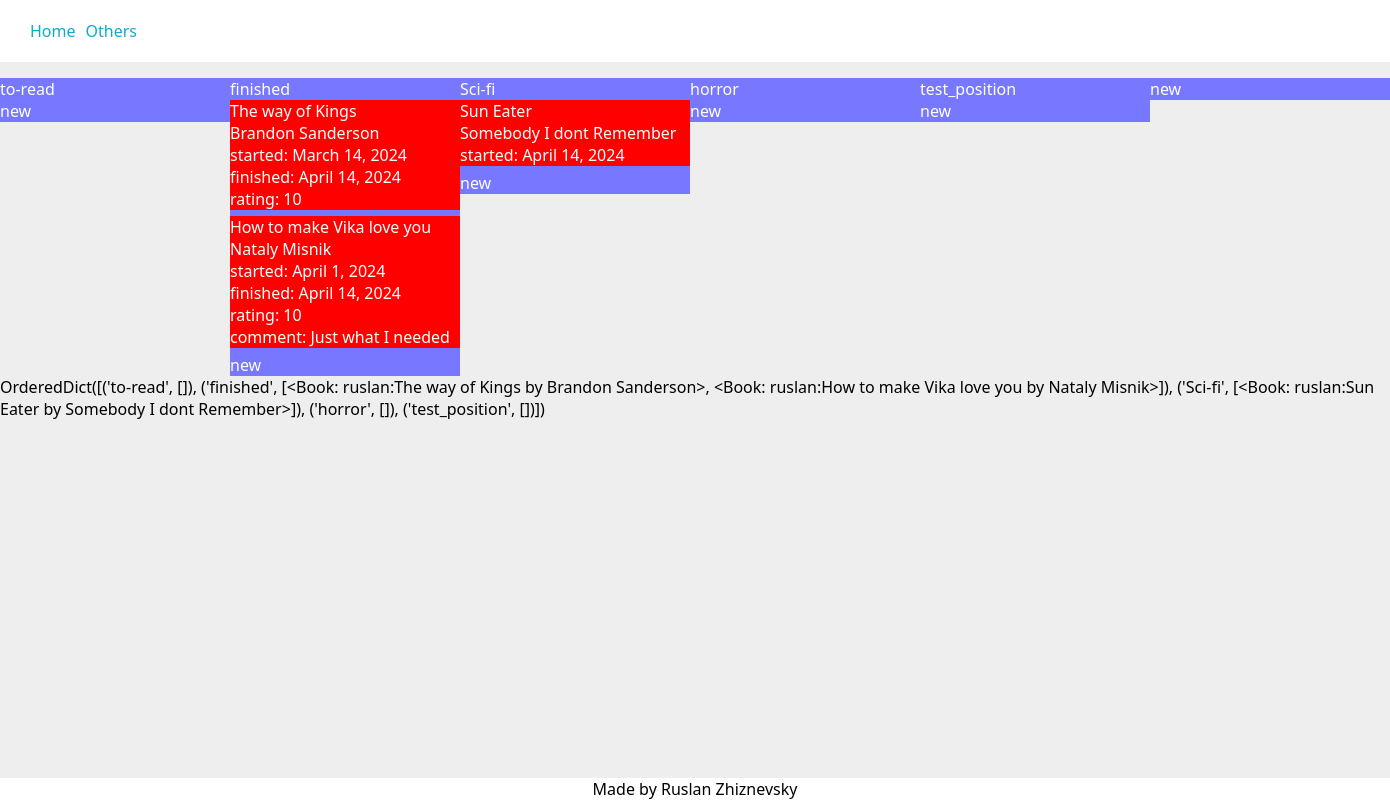
The app's page / (signed in) with its own data.
### library/models.py (models this page shows, shortened)
class BookCategory(models.Model):
    def _last_position():
        field = "position"
        _dict = BookCategory.objects.aggregate(models.Max(field, default=0))
        return _dict[f"{field}__max"] + 1
    user = models.ForeignKey(
        settings.AUTH_USER_MODEL,
        verbose_name="user",
        help_text="user, to whom add category",
        on_delete=models.CASCADE,
        related_name="book_categories",
        related_query_name="book_category",
    )
    category_name = models.CharField(
        verbose_name="category_name",
        help_text="category of the book(fantasy, horror, etc.)",
        max_length=20,
        blank=False,
        null=False,
    )
    position = models.PositiveIntegerField(
        default=_last_position,
        verbose_name="position",
        help_text="position in the list of categories",
        blank=False,
        null=False,
    )
    class Meta:
        constraints = [
            models.UniqueConstraint(
                name="%(app_label)s_%(class)s_user_and_category_unique",
                fields=["user", "category_name"]
            ),
            models.UniqueConstraint(
                fields=["user", "position"],
                name="%(app_label)s_%(class)s_user_and_postion_unique",
            )
        ]

class Book(models.Model):
    user = models.ForeignKey(
        settings.AUTH_USER_MODEL,
        verbose_name="user",
        help_text="user who has this book in their library",
        on_delete=models.CASCADE,
        related_name="books",
        related_query_name="book",
        null=False,
        blank=False,
    )
    title = models.CharField(
        verbose_name="title",
        help_text="title of the book",
        max_length=60,
        blank=True,
        null=False,
        unique=False,
    )
    author = models.CharField(
        verbose_name="author",
        help_text="author of the book",
        max_length=60,
        blank=True,
        null=False,
        unique=False,
    )
    started = models.DateField(
        verbose_name="started",
        help_text="date when started reading",
        default=datetime.date.today,
        editable=True,
        blank=True,
        null=True,
    )
    finished = models.DateField(
        verbose_name="finished",
        help_text="date when finished reading",
        editable=True,
        blank=True,
        null=True,
        default=None,
    )
    rating = models.PositiveIntegerField(
        verbose_name="rating",
        help_text="book rating from 1 to 10",
        blank=True,
        null=True,
        default=None,
        validators=[MaxValueValidator(10), MinValueValidator(1)],
    )
    comment = models.TextField(
        verbose_name="comment",
        help_text="comment on this book. Is it bad? Good?",
        blank=True,
    )
    category = models.ForeignKey(
        "BookCategory",
        on_delete=models.CASCADE,
        verbose_name="category",
    )
    def _get_bookfile_upload_path(instance, filename):
        return f"books/{instance.user}/{instance.author}_{instance.title}/{filename}"
    file = models.FileField(
        verbose_name="book file",
        help_text="book file to upload",
        upload_to=_get_bookfile_upload_path,
        blank=True,
        null=True,
        default=None,
    )
    def _get_coverfile_upload_path(instance, filename):
        return f"books/{instance.user}/{instance.author}_{instance.title}/{filename}"
    cover = models.ImageField(
        verbose_name="cover image",
        help_text="image of the cover of the book",
        upload_to=_get_coverfile_upload_path,
        blank=True,
        null=True,
        default=None,
    )
    def __str__(self):
        return f"{self.user}:{self.title} by {self.author}"
    class Meta:
        constraints = [
            models.CheckConstraint(
                check=~models.Q(started__gt=models.F("finished")),
                name="%(app_label)s_%(class)s_finished_before_started"
            ),
            models.UniqueConstraint(
                fields=["user", "title", "author"],
                name="%(app_label)s_%(class)s_user_title_author_unique",
            )
        ]

### users/models.py (models this page shows)
class User(AbstractBaseUser, PermissionsMixin):
    def get_profile_picture_upload_path(instance, filename):
        return f"profile_pictures/{instance.username}/{filename}"
    username = models.CharField(
        verbose_name="username",
        primary_key=True,
        unique=True,
        blank=False,
        null=False,     # don't set True if blank=True
        max_length=20,
        help_text="unique username",
        validators=[MinLengthValidator(3)],
    )
    email = models.EmailField(
        verbose_name="email",
        help_text="active email for connection with this account",
        max_length=255,
        unique=True,
        blank=False,
        null=False,
    )
    profile_picture = models.ImageField(
        verbose_name="profile picture",
        help_text="profile picture",
        upload_to=get_profile_picture_upload_path,
        max_length=255,
        blank=True,
        null=True,
        default=None,
    )
    to_show = models.BooleanField(
        verbose_name="to show",
        help_text="if this flag is set to False "
                  "user won't be listed in any public listings",
        default=True,
    )
    is_active = models.BooleanField(default=True)
    is_staff = models.BooleanField(default=False)
    USERNAME_FIELD = "username"
    EMAIL_FIELD = "email"
    REQUIRED_FIELDS = ["email"]
    objects = UserManager()
    def __str__(self):
        return self.username

### library/views.py (the view)
# urls.py: path("", views.all_books, name="your_all_books"),
@login_required  # login_url="/login/")
def all_books(request, username=None):
    books_by_categories, viewed_user = _get_books_by_categories_and_viewed_user(request, username)
    context = {
        "user": request.user,
        "viewed_user": viewed_user,
        "books_by_categories": books_by_categories,
    }
    return render(request, "all_books.html", context=context)

### library/views.py (called while the page is built)
def _sort_user_books_by_categories(user):
    books = user.books.all()
    books_by_categories = OrderedDict()
    category_objs = BookCategory.objects.filter(user=user).order_by("position")
    for category in [category_obj.category_name for category_obj in category_objs]:
        books_by_categories[category] = []
    for book in books:
        category_obj = book.category
        books_by_categories[category_obj.category_name] += [book]
    return books_by_categories

def _get_books_by_categories_and_viewed_user(request, username):
    if username is None:
        books_by_categories = _sort_user_books_by_categories(request.user)
        viewed_user = None
    else:
        viewed_user = get_object_or_404(User, username=username)
        books_by_categories = _sort_user_books_by_categories(viewed_user)
    return books_by_categories, viewed_user

### library/templates/all_books.html (shortened to what this page needs)
{% extends "base.html" %}
{% load static %}
{% block extra_css %}
<link rel="stylesheet" href="{% static 'library/all_books.css' %}">
{% endblock extra_css %}
{% block content %}
<div class="categories_conteiner">
    {% for category in books_by_categories.keys %}
    <div class="category_header col">
        {% if viewed_user  %}
            <a href="{% url 'someones_category' viewed_user.username category %}">{{ category }}</a>
        {% else %}
            <a href="{% url 'your_category' category %}">{{ category }}</a>
        {% endif %}
    </div>
    {% endfor %}
    {% if viewed_user is None %}
        <div class="categories_header col"><a href="{% url 'new_category' %}">new</a></div>
    {% endif %}
</div>
<div class="books_conteiner">
{% for category, books in books_by_categories.items %}
    <div class="books_list col">
        {% for book in books %}
            {% if viewed_user %}
            <a href="{% url 'someones_book' viewed_user.username book.title book.author %}">
            {% else %}
            <a href="{% url 'your_book' book.title book.author %}">
            {% endif %}
            <div class="book_block">
                {% if book.title %}
                    {{ book.title }}<br>
                {% endif %}
                {% if book.author %}
                    {{ book.author }}<br>
                {% endif %}
                {% if book.started %}
                    started: {{ book.started }}<br>
                {% endif %}
                {% if book.finished %}
                    finished: {{ book.finished }}<br>
                {% endif %}
                {% if book.rating %}
                    rating: {{ book.rating }}<br>
                {% endif %}
                {% if book.comment %}
                    comment: {{ book.comment }}<br>
                {% endif %}
                </div>
            </a>
        {% endfor %}
        {% if viewed_user is None %}
            <a href="{% url 'new_book' %}?category={{ category }}">new</a>
        {% endif %}
    </div>
{% endfor %}
</div>
    {{ books_by_categories }}
{% endblock content %}

### library/templates/base.html (shortened to what this page needs)
{% load static %}
<!DOCTYPE html>
<html lang="en">
    <head>
        <link rel="stylesheet" href="{% static 'library/base.css' %}">
        {% block extra_css %}
        {% endblock extra_css %}
    </head>
    <body>
        <header>
            {% block header %}
            <nav id="nav_top">
                <ul>
                    <li><a href="{% url 'your_all_books' %}">Home</a></li>
                    <li><a href="{% url 'users_list' %}">Others</a></li>
                </ul>
            </nav>
            {% endblock header %}
        </header>
        <main>
            {% block content %}
            {% endblock content %}
        </main>
        {% block footer %}
        <footer>
            Made by Ruslan Zhiznevsky
        </footer>
        {% endblock footer %}
    </body>
</html>

### library/static/library/base.css (style rules this page uses)
html { margin: 0; padding: 0; scroll-behavior: smooth; }
body { font-family: 'Segoe UI', Tahoma, Geneva, Verdana, sans-serif; margin: 0; padding: 0; box-sizing: border-box; background: #eee; }
header { position: fixed; top: 0; width: 100vw; }
#nav_top { background-color: #fff; }
#nav_top ul { display: flex; justify-content: flex-start; padding: 20px; margin: auto; }
li { list-style: none; padding-left: 10px; }
main { width: min-content; min-width: 100vw; padding-top: 78px; }
header a { text-decoration: none; color: #1ac }
a { text-decoration: none; color: white; }
footer { position: fixed; background: #fff; bottom: 0; width: 100vw; text-align: center; }

### library/static/library/all_books.css (style rules this page uses)
.categories_conteiner { display: flex; flex-direction: row; align-items: flex-start; position: sticky; top: 78px; background-color: #77f; }
.books_conteiner { display: flex; flex-direction: row; align-items: flex-start; }
.books_list { background-color: #77f; min-height: 100%; }
.col { width: 230px; flex-shrink: 0; }
.book_block { background-color: red; margin-bottom: 6px; }

### records on screen
BookCategory: keys "to-read"
BookCategory: keys "finished"
BookCategory: keys "Sci-fi"
BookCategory: keys "horror"
BookCategory: keys "test_position"
Book: title "The way of Kings", author "Brandon Sanderson", started "March 14, 2024", finished "April 14, 2024", rating "10", user+title+author "OrderedDict([('to-read', []), ('finished', [<Book: ruslan:The way of Kings by Brandon Sanderson>, <Book: ruslan:How to make Vika love you by Nataly Misnik>]), ('Sci-fi', [<Book: ruslan:Sun Eater by Somebody I dont Remember>]), ('horror', []), ('test_position', [])])"
Book: title "How to make Vika love you", author "Nataly Misnik", started "April 1, 2024", finished "April 14, 2024", rating "10", comment "Just what I needed"
Book: title "Sun Eater", author "Somebody I dont Remember", started "April 14, 2024"
